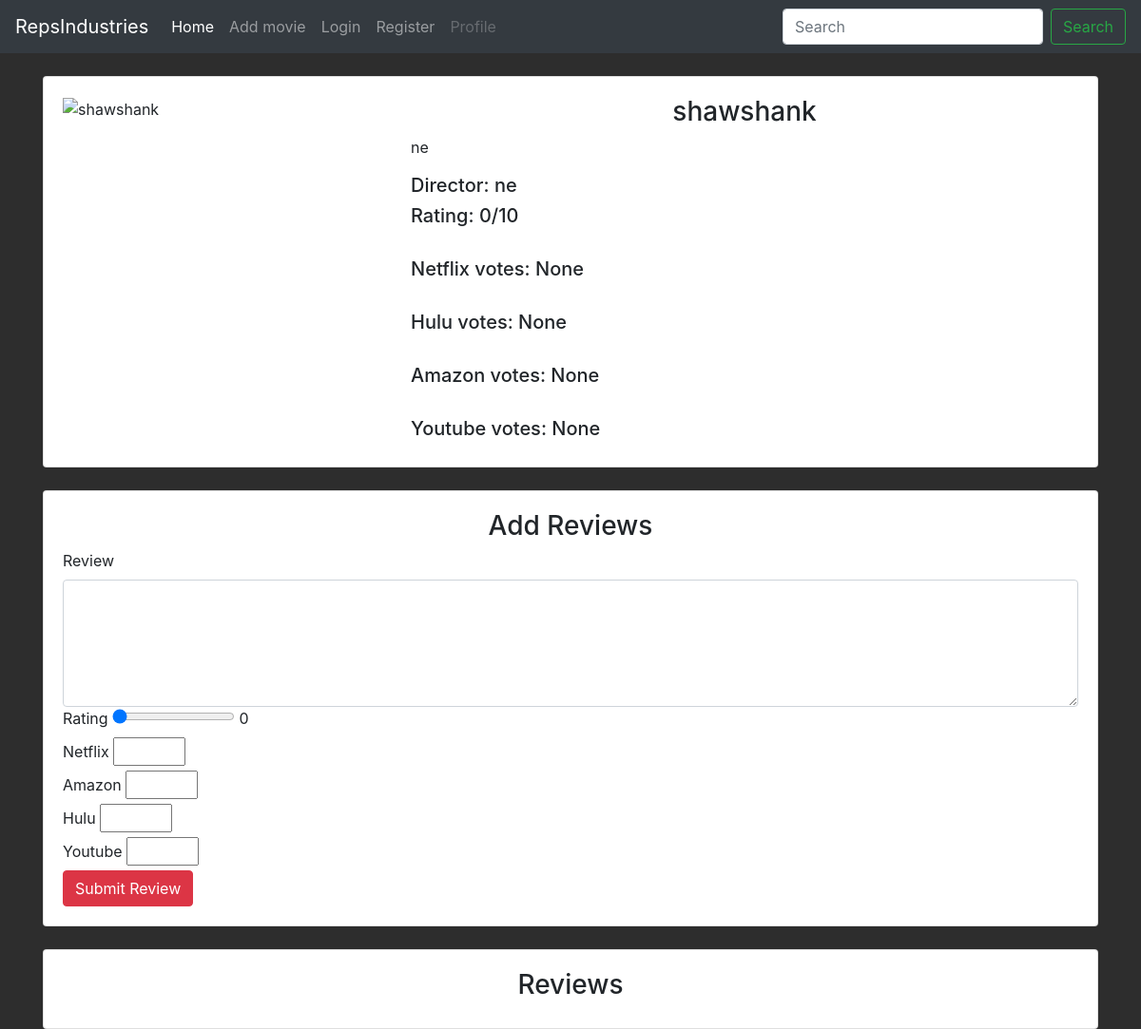
The page /details/4/ on the database as committed earlier.
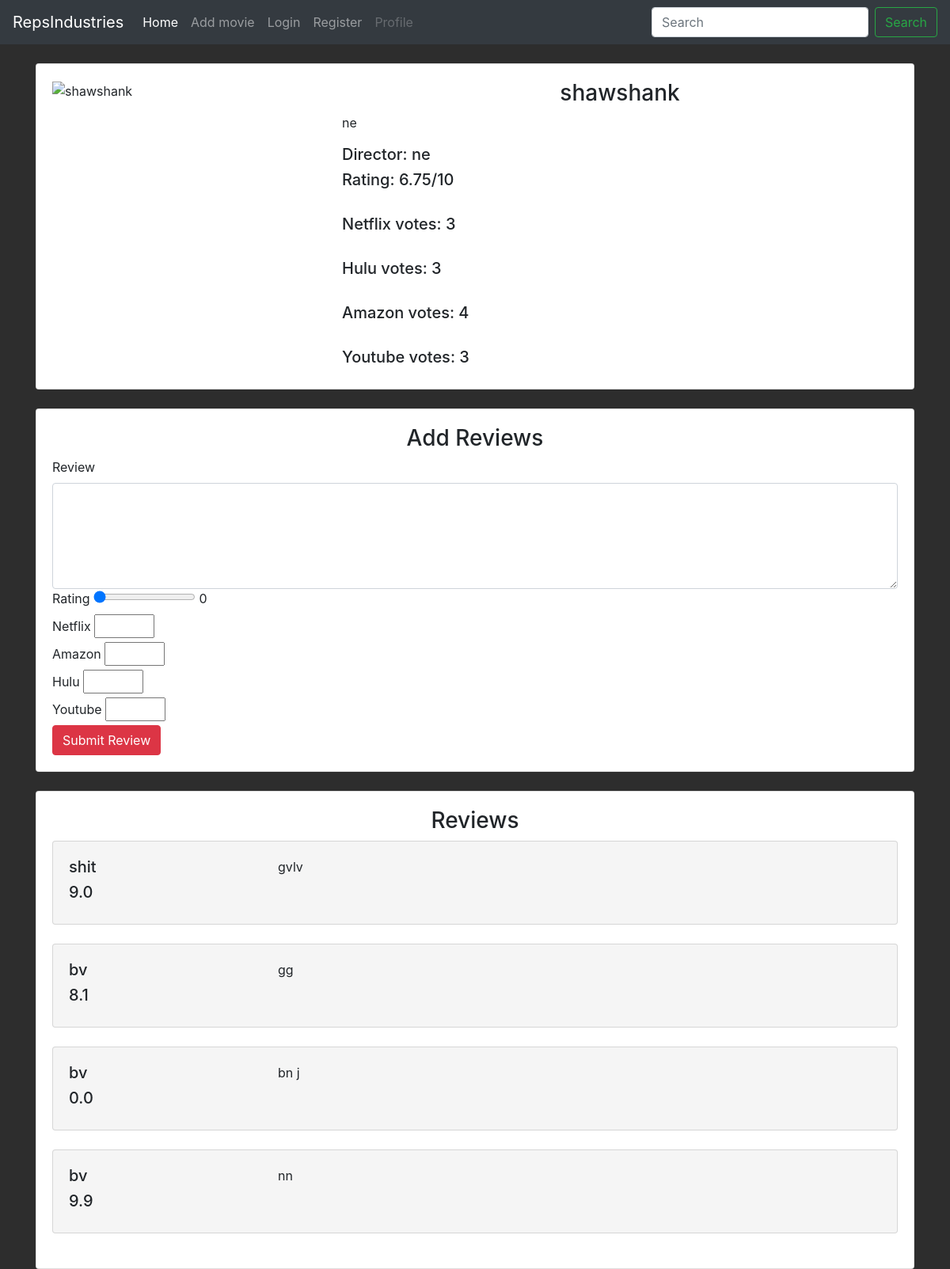
The same page on the database as committed later.
### main/models.py (models this page shows, shortened)
class Review(models.Model):
    movie = models.ForeignKey(Movie, on_delete=models.CASCADE)
    user = models.ForeignKey(User, on_delete=models.CASCADE)
    comment = models.TextField(max_length=1000)
    rating = models.FloatField(default=0)
    netflix = models.IntegerField(default=0)
    hulu = models.IntegerField(default=0)
    amazon = models.IntegerField(default=0)
    youtube = models.IntegerField(default=0)

### main/views.py (the view)
# urls.py: path('details/<int:id>/', views.detail, name="detail"),
def detail(request, id):
    movie = Movie.objects.get(id=id) #select everything from movie where id = id
    reviews = Review.objects.filter(movie = id).order_by("-comment")
    average = reviews.aggregate(Avg("rating"))["rating__avg"]
    netflix = reviews.aggregate(Sum("netflix"))["netflix__sum"]
    hulu = reviews.aggregate(Sum("hulu"))["hulu__sum"]
    amazon = reviews.aggregate(Sum("amazon"))["amazon__sum"]
    youtube = reviews.aggregate(Sum("youtube"))["youtube__sum"]
    if average == None:
        average = 0
    average = round(average, 2)
    reviews = Review.objects.filter(movie=id)
    context = {
        "movie": movie,
        "reviews": reviews,
        "average": average,
        "netflix": netflix,
        "hulu": hulu,
        "amazon": amazon,
        "youtube": youtube,
    }
    return render(request, 'main/details.html', context)

### main/templates/main/details.html (shortened to what this page needs)
{% extends 'main/base.html' %}
{% block content %}
<div class="container">
    <br>
    <div class="card">
        <div class="card-body">
        <div class="row">
            <div class="col-md-4">
                <img src="{{ movie.image }}" alt="{{ movie.name }}" class="img-fluid">
            </div>
            <div class="col-md-8">
                <h3 class="text-center">
                    {{ movie.name }}
                </h3>
                <p> {{ movie.description }}</p>
                <h5>Director: {{ movie.director }}</h5>
                <h5>Rating: {{ average }}/10</h5>
                <br>
                <h5>Netflix votes: {{ netflix }}</h5>
                <br>
                <h5>Hulu votes: {{ hulu }}</h5>
                <br>
                <h5>Amazon votes: {{ amazon }}</h5>
                <br>
                <h5>Youtube votes: {{ youtube }}</h5>
            </div>
        </div>
    </div>
    </div>
    <br>
    <div class="card">
        <div class="card-body">
            <h3 class="text-center">Add Reviews</h3>
            <form action="{% url 'main:add_review' movie.id %}" method="POST">
                <label for="comment">Review</label>
                <textarea name="comment" id="comment" cols="30" rows="5" class="form-control"></textarea>
                <label for="rating">Rating</label>
                <input type="range" id="rangeInput" name="rating" min="0" max="10" value="0" step="0.1" oninput="amount.value=rangeInput.value">
        <output name="amount" id="amount" for="rangeInput">0</output>
        <br>
                <label for="netflix">Netflix</label>
                <input type="number" id="netflix" name="netflix" min="0" max="1">
                <br>
                <label for="amazon">Amazon</label>
                <input type="number" id="amazon" name="amazon" min="0" max="1">
                <br>
                <label for="hulu">Hulu</label>
                <input type="number" id="hulu" name="hulu" min="0" max="1">
                <br>
                <label for="youtube">Youtube</label>
                <input type="number" id="youtube" name="youtube" min="0" max="1">
                <br>
                <input type="submit" class="btn btn-danger" value="Submit Review">
            </form>
        </div>
    </div>
    <br>
    <div class="card">
        <div class="card-body">
            <h3 class="text-center">Reviews</h3>
            {% for review in reviews %}
            <div class="card" style="background-color: whitesmoke;">
                <div class="card-body">
                    <div class="row">
                        <div class="col-md-3">
                            <h5 class="text-left">{{ review.user.username }}</h5>
                            <h5> {{ review.rating }} </h5>
                        </div>
                        <div class="col-md-9">
                            <p> {{ review.comment }}</p>
                        </div>
                    </div>
                </div>
            </div>
            <br>
            {% endfor %}
        </div>
    </div>
</div>
{% endblock %}

Rows that differ between the two databases and show on the page:
added Review: user.username "shit", rating "9.0", comment "gvlv"
added Review: user.username "bv", rating "8.1", comment "gg"
added Review: user.username "bv", rating "0.0", comment "bn j"
added Review: user.username "bv", rating "9.9", comment "nn"
Other text that changed with them:
{{ average }}: "0" → "6.75"
{{ netflix }}: "None" → "3"
{{ hulu }}: "None" → "3"
{{ amazon }}: "None" → "4"
{{ youtube }}: "None" → "3"
